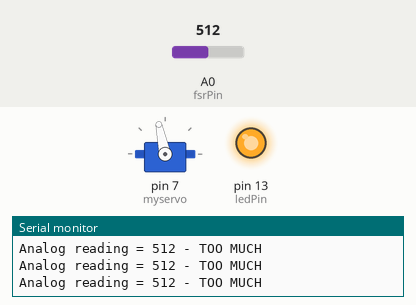
A sketch run on a simulated Arduino Uno, built with avr-gcc and run on an emulated ATmega328P. Parts: servo, output pins drawn as LEDs (lit = HIGH), the last lines printed to the serial monitor. The inputs (shaded band) are chosen by the test bench; at power-on: A0 (fsrPin) = 512.

Above: at 1.2 s.
1.3 s: A0 (fsrPin) set to 218
At 1.7 s:
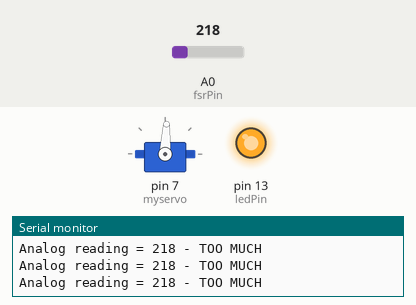
4.3 s: A0 (fsrPin) set to 191
At 5.4 s:
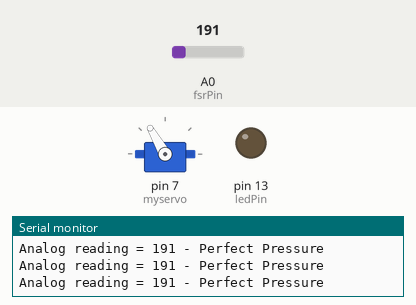
7.3 s: A0 (fsrPin) set to 95
At 7.52 s:
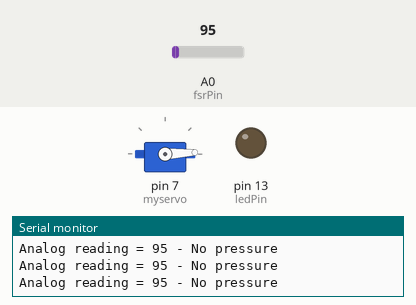
Timing chart, 0 to 22.3 s (numbered marks = the images above; inputs shaded):
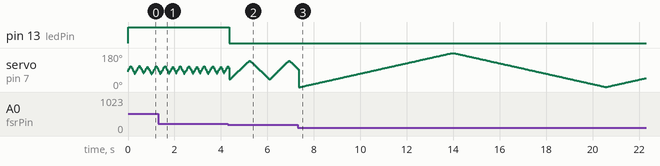

The sketch:

Grumpy_cat.ino
```cpp
/* Grumpy Cat

  By applying pressure to the cat's back, the cat will react positively or negatively.

  Force Sensitive Resistor (Pressure Sensor) connected to A0
  Two RED LEDs connected to D13
  Servo/tail connected to D7
*/
#include <Servo.h>
Servo myservo;  // create servo object to control a servo

//Servo counter variables
unsigned long currentMillis = millis();
unsigned long previousMillis = 0;        // will store last time servo moved
const long interval = 15;
int tailState = LOW;

//Servo Positions Variables
int pos = 0;    // variable to store the servo position for tailSLOW
int pos1 = 45;  //variable to store servo position for tailMED
int pos2 = 75;  //variable to store servo position for tailFAST
float a = 7.5; //created so that pos2 could move by 7.5 degrees

//Variables
const int ledPin =  13;      // the number of the LED pin
int ledState = LOW;             // ledState used to set the LED
int fsrPin = 0;     // the FSR and 10K pulldown are connected to a0
int fsrReading;     // the analog reading from the FSR resistor divider

void setup() {
  // debugging information via the Serial monitor
  Serial.begin(9600);

  myservo.attach(7);  // attaches the servo on pin 7 to the servo object

  pinMode(ledPin, OUTPUT);
}

void loop() {
  fsrReading = analogRead(fsrPin);
  Serial.print("Analog reading = ");
  Serial.print(fsrReading);     // the raw analog reading

  if (fsrReading < 100) {
    Serial.println(" - No pressure");
    ledOFF();
    tailSLOW(); //call upon slow tail movement
  }
  else if (fsrReading > 100 && fsrReading < 200) {
    Serial.println(" - Perfect Pressure");
    ledOFF(); //call upon ledOFF function
    tailMED();
  }
  else if (fsrReading >= 200) {
    Serial.println(" - TOO MUCH");
    ledON();
    tailFAST();
  }
}

void ledON() {
  digitalWrite(ledPin, HIGH);
}

void ledOFF() {
  digitalWrite(ledPin, LOW);
}

void tailSLOW() {       //full 180 degree movement indicating the cat is waiting
  if (currentMillis - previousMillis >= interval) {
    previousMillis = currentMillis;
  }
  if (tailState == LOW) {
    pos++; // go up in position
  } else {
    pos--; // go down
  }
  // if pos goes above 180 switch to low if lower than 0 switch to high
  if (pos > 180) {
    tailState = HIGH;
  } else if (pos < 1) {
    tailState = LOW;
  }
  myservo.write(pos);              // tell servo to go to position in variable 'pos=0'
}

void tailMED() {      //faster movement between 45 and 135 degrees indicating a happy cat
  if (currentMillis - previousMillis >= interval) {
    previousMillis = currentMillis;
  }
  if (tailState == LOW) {
    pos1 = pos1 + 5; // go up in position
  } else {
    pos1 = pos1 - 5; // go down
  }
  // if pos goes above 135 switch to low if lower than 45 switch to high
  if (pos1 > 135) {
    tailState = HIGH;
  } else if (pos1 < 45) {
    tailState = LOW;
  }
  myservo.write(pos1);              // tell servo to go to position in variable 'pos1=45'
}

void tailFAST() {           //fastest movement between 75 and 105 degrees indicating the cat is angry
  if (currentMillis - previousMillis >= interval) {
    previousMillis = currentMillis;
  }
  if (tailState == LOW) {
    pos2 = pos2 + a; // go up in position
  } else {
    pos2 = pos2 - a; // go down
  }
  // if pos goes above 105 switch to low if lower than 75 switch to high
  if (pos2 > 105) {
    tailState = HIGH;
  } else if (pos2 < 75) {
    tailState = LOW;
  }
  myservo.write(pos2);              // tell servo to go to position in variable 'pos2=75'
}
```

Measured:
- the behaviour switches between 200 and 199 on A0 (fsrPin) (found by bisection; images 1 and 2)
- after the input at 4.3 s, pin 13 (ledPin): HIGH → LOW after 0.07 s
